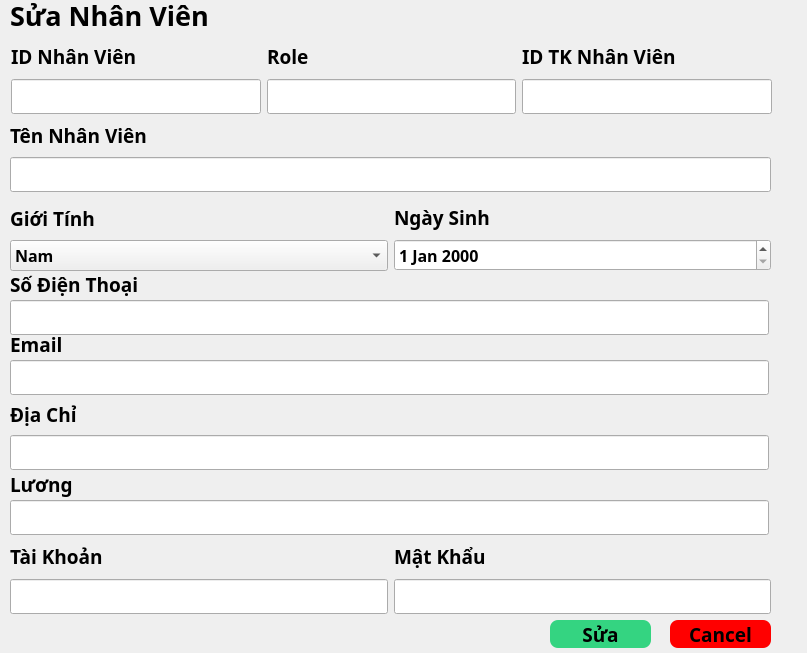
<?xml version="1.0" encoding="UTF-8"?>
<ui version="4.0">
 <class>SuaNhanVien</class>
 <widget class="QDialog" name="SuaNhanVien">
  <property name="geometry">
   <rect>
    <x>0</x>
    <y>0</y>
    <width>807</width>
    <height>653</height>
   </rect>
  </property>
  <property name="windowTitle">
   <string>Dialog</string>
  </property>
  <widget class="QLineEdit" name="txtcnEmail">
   <property name="geometry">
    <rect>
     <x>10</x>
     <y>360</y>
     <width>759</width>
     <height>35</height>
    </rect>
   </property>
   <property name="minimumSize">
    <size>
     <width>0</width>
     <height>35</height>
    </size>
   </property>
   <property name="maximumSize">
    <size>
     <width>16777215</width>
     <height>35</height>
    </size>
   </property>
  </widget>
  <widget class="QWidget" name="layoutWidget">
   <property name="geometry">
    <rect>
     <x>10</x>
     <y>540</y>
     <width>761</width>
     <height>74</height>
    </rect>
   </property>
   <layout class="QHBoxLayout" name="horizontalLayout_2">
    <item>
     <layout class="QVBoxLayout" name="verticalLayout_4">
      <item>
       <widget class="QLabel" name="label8">
        <property name="font">
         <font>
          <family>Bahnschrift</family>
          <pointsize>14</pointsize>
          <weight>75</weight>
          <bold>true</bold>
         </font>
        </property>
        <property name="text">
         <string>Tài Khoản</string>
        </property>
       </widget>
      </item>
      <item>
       <widget class="QLineEdit" name="txtcnTaiKhoan">
        <property name="minimumSize">
         <size>
          <width>0</width>
          <height>35</height>
         </size>
        </property>
        <property name="maximumSize">
         <size>
          <width>16777215</width>
          <height>35</height>
         </size>
        </property>
       </widget>
      </item>
     </layout>
    </item>
    <item>
     <layout class="QVBoxLayout" name="verticalLayout_5">
      <item>
       <widget class="QLabel" name="label9">
        <property name="font">
         <font>
          <family>Bahnschrift</family>
          <pointsize>14</pointsize>
          <weight>75</weight>
          <bold>true</bold>
         </font>
        </property>
        <property name="text">
         <string>Mật Khẩu</string>
        </property>
       </widget>
      </item>
      <item>
       <widget class="QLineEdit" name="txtcnMatKhau">
        <property name="minimumSize">
         <size>
          <width>0</width>
          <height>35</height>
         </size>
        </property>
        <property name="maximumSize">
         <size>
          <width>16777215</width>
          <height>35</height>
         </size>
        </property>
       </widget>
      </item>
     </layout>
    </item>
   </layout>
  </widget>
  <widget class="QLineEdit" name="txtcnSdt">
   <property name="geometry">
    <rect>
     <x>10</x>
     <y>300</y>
     <width>759</width>
     <height>35</height>
    </rect>
   </property>
   <property name="minimumSize">
    <size>
     <width>0</width>
     <height>35</height>
    </size>
   </property>
   <property name="maximumSize">
    <size>
     <width>16777215</width>
     <height>35</height>
    </size>
   </property>
  </widget>
  <widget class="QLabel" name="label5">
   <property name="geometry">
    <rect>
     <x>10</x>
     <y>330</y>
     <width>759</width>
     <height>28</height>
    </rect>
   </property>
   <property name="font">
    <font>
     <family>Bahnschrift</family>
     <pointsize>14</pointsize>
     <weight>75</weight>
     <bold>true</bold>
    </font>
   </property>
   <property name="text">
    <string>Email</string>
   </property>
  </widget>
  <widget class="QWidget" name="layoutWidget_2">
   <property name="geometry">
    <rect>
     <x>10</x>
     <y>120</y>
     <width>761</width>
     <height>72</height>
    </rect>
   </property>
   <layout class="QVBoxLayout" name="verticalLayout">
    <item>
     <widget class="QLabel" name="label">
      <property name="font">
       <font>
        <family>Bahnschrift</family>
        <pointsize>14</pointsize>
        <weight>75</weight>
        <bold>true</bold>
       </font>
      </property>
      <property name="text">
       <string>Tên Nhân Viên</string>
      </property>
     </widget>
    </item>
    <item>
     <widget class="QLineEdit" name="txtcnTenNv">
      <property name="enabled">
       <bool>true</bool>
      </property>
      <property name="minimumSize">
       <size>
        <width>0</width>
        <height>35</height>
       </size>
      </property>
      <property name="maximumSize">
       <size>
        <width>16777215</width>
        <height>35</height>
       </size>
      </property>
     </widget>
    </item>
   </layout>
  </widget>
  <widget class="QLineEdit" name="txtcnLuong">
   <property name="geometry">
    <rect>
     <x>10</x>
     <y>500</y>
     <width>759</width>
     <height>35</height>
    </rect>
   </property>
   <property name="minimumSize">
    <size>
     <width>0</width>
     <height>35</height>
    </size>
   </property>
   <property name="maximumSize">
    <size>
     <width>16777215</width>
     <height>35</height>
    </size>
   </property>
  </widget>
  <widget class="QLabel" name="label7">
   <property name="geometry">
    <rect>
     <x>10</x>
     <y>470</y>
     <width>759</width>
     <height>28</height>
    </rect>
   </property>
   <property name="font">
    <font>
     <family>Bahnschrift</family>
     <pointsize>14</pointsize>
     <weight>75</weight>
     <bold>true</bold>
    </font>
   </property>
   <property name="text">
    <string>Lương</string>
   </property>
  </widget>
  <widget class="QLabel" name="label3">
   <property name="geometry">
    <rect>
     <x>10</x>
     <y>270</y>
     <width>759</width>
     <height>28</height>
    </rect>
   </property>
   <property name="font">
    <font>
     <family>Bahnschrift</family>
     <pointsize>14</pointsize>
     <weight>75</weight>
     <bold>true</bold>
    </font>
   </property>
   <property name="text">
    <string>Số Điện Thoại</string>
   </property>
  </widget>
  <widget class="QLineEdit" name="txtcnDiaChi">
   <property name="geometry">
    <rect>
     <x>10</x>
     <y>435</y>
     <width>759</width>
     <height>35</height>
    </rect>
   </property>
   <property name="minimumSize">
    <size>
     <width>0</width>
     <height>35</height>
    </size>
   </property>
   <property name="maximumSize">
    <size>
     <width>16777215</width>
     <height>35</height>
    </size>
   </property>
  </widget>
  <widget class="QLabel" name="lbNametk2">
   <property name="geometry">
    <rect>
     <x>10</x>
     <y>-10</y>
     <width>231</width>
     <height>51</height>
    </rect>
   </property>
   <property name="font">
    <font>
     <family>Bahnschrift</family>
     <pointsize>20</pointsize>
     <weight>75</weight>
     <bold>true</bold>
    </font>
   </property>
   <property name="text">
    <string>Sửa Nhân Viên</string>
   </property>
  </widget>
  <widget class="QPushButton" name="btnSua">
   <property name="geometry">
    <rect>
     <x>550</x>
     <y>620</y>
     <width>101</width>
     <height>28</height>
    </rect>
   </property>
   <property name="font">
    <font>
     <family>Bahnschrift</family>
     <pointsize>14</pointsize>
     <weight>75</weight>
     <bold>true</bold>
    </font>
   </property>
   <property name="styleSheet">
    <string notr="true">QPushButton{
background-color: #34D481;
border: none;
border-radius: 8px;
font-weight:bold;

}</string>
   </property>
   <property name="text">
    <string>Sửa</string>
   </property>
  </widget>
  <widget class="QLabel" name="label6">
   <property name="geometry">
    <rect>
     <x>10</x>
     <y>400</y>
     <width>759</width>
     <height>28</height>
    </rect>
   </property>
   <property name="font">
    <font>
     <family>Bahnschrift</family>
     <pointsize>14</pointsize>
     <weight>75</weight>
     <bold>true</bold>
    </font>
   </property>
   <property name="text">
    <string>Địa Chỉ</string>
   </property>
  </widget>
  <widget class="QPushButton" name="btnCancel">
   <property name="geometry">
    <rect>
     <x>670</x>
     <y>620</y>
     <width>101</width>
     <height>28</height>
    </rect>
   </property>
   <property name="font">
    <font>
     <family>Bahnschrift</family>
     <pointsize>14</pointsize>
     <weight>75</weight>
     <bold>true</bold>
    </font>
   </property>
   <property name="styleSheet">
    <string notr="true">QPushButton{
background-color: rgb(255, 0, 0);
border: none;
border-radius: 8px;
font-weight:bold;

}</string>
   </property>
   <property name="text">
    <string>Cancel</string>
   </property>
  </widget>
  <widget class="QWidget" name="layoutWidget">
   <property name="geometry">
    <rect>
     <x>10</x>
     <y>202</y>
     <width>761</width>
     <height>69</height>
    </rect>
   </property>
   <layout class="QHBoxLayout" name="horizontalLayout">
    <item>
     <layout class="QVBoxLayout" name="verticalLayout_2">
      <property name="sizeConstraint">
       <enum>QLayout::SetDefaultConstraint</enum>
      </property>
      <item>
       <widget class="QLabel" name="label2">
        <property name="font">
         <font>
          <family>Bahnschrift</family>
          <pointsize>14</pointsize>
          <weight>75</weight>
          <bold>true</bold>
         </font>
        </property>
        <property name="text">
         <string>Giới Tính</string>
        </property>
       </widget>
      </item>
      <item>
       <widget class="QComboBox" name="boxcnGioiTinh">
        <property name="font">
         <font>
          <family>Bahnschrift</family>
          <pointsize>12</pointsize>
          <weight>75</weight>
          <bold>true</bold>
         </font>
        </property>
        <item>
         <property name="text">
          <string>Nam</string>
         </property>
        </item>
        <item>
         <property name="text">
          <string>Nữ</string>
         </property>
        </item>
        <item>
         <property name="text">
          <string>Khac</string>
         </property>
        </item>
       </widget>
      </item>
     </layout>
    </item>
    <item>
     <layout class="QVBoxLayout" name="verticalLayout_3">
      <item>
       <widget class="QLabel" name="label4">
        <property name="font">
         <font>
          <family>Bahnschrift</family>
          <pointsize>14</pointsize>
          <weight>75</weight>
          <bold>true</bold>
         </font>
        </property>
        <property name="text">
         <string>Ngày Sinh</string>
        </property>
       </widget>
      </item>
      <item>
       <widget class="QDateEdit" name="BoxcnNgaySinh">
        <property name="font">
         <font>
          <family>Bahnschrift</family>
          <pointsize>12</pointsize>
          <weight>75</weight>
          <bold>true</bold>
         </font>
        </property>
       </widget>
      </item>
     </layout>
    </item>
   </layout>
  </widget>
  <widget class="QWidget" name="layoutWidget">
   <property name="geometry">
    <rect>
     <x>11</x>
     <y>40</y>
     <width>761</width>
     <height>74</height>
    </rect>
   </property>
   <layout class="QHBoxLayout" name="horizontalLayout_3">
    <item>
     <layout class="QVBoxLayout" name="verticalLayout_6">
      <item>
       <widget class="QLabel" name="label_2">
        <property name="font">
         <font>
          <family>Bahnschrift</family>
          <pointsize>14</pointsize>
          <weight>75</weight>
          <bold>true</bold>
         </font>
        </property>
        <property name="text">
         <string>ID Nhân Viên</string>
        </property>
       </widget>
      </item>
      <item>
       <widget class="QLineEdit" name="txtIdnv">
        <property name="enabled">
         <bool>true</bool>
        </property>
        <property name="minimumSize">
         <size>
          <width>0</width>
          <height>35</height>
         </size>
        </property>
        <property name="maximumSize">
         <size>
          <width>16777215</width>
          <height>35</height>
         </size>
        </property>
       </widget>
      </item>
     </layout>
    </item>
    <item>
     <layout class="QVBoxLayout" name="verticalLayout_8">
      <item>
       <widget class="QLabel" name="label_4">
        <property name="font">
         <font>
          <family>Bahnschrift</family>
          <pointsize>14</pointsize>
          <weight>75</weight>
          <bold>true</bold>
         </font>
        </property>
        <property name="text">
         <string>Role</string>
        </property>
       </widget>
      </item>
      <item>
       <widget class="QLineEdit" name="txtrole">
        <property name="enabled">
         <bool>true</bool>
        </property>
        <property name="minimumSize">
         <size>
          <width>0</width>
          <height>35</height>
         </size>
        </property>
        <property name="maximumSize">
         <size>
          <width>16777215</width>
          <height>35</height>
         </size>
        </property>
       </widget>
      </item>
     </layout>
    </item>
    <item>
     <layout class="QVBoxLayout" name="verticalLayout_7">
      <item>
       <widget class="QLabel" name="label_3">
        <property name="font">
         <font>
          <family>Bahnschrift</family>
          <pointsize>14</pointsize>
          <weight>75</weight>
          <bold>true</bold>
         </font>
        </property>
        <property name="text">
         <string>ID TK Nhân Viên</string>
        </property>
       </widget>
      </item>
      <item>
       <widget class="QLineEdit" name="txtidtknv">
        <property name="enabled">
         <bool>true</bool>
        </property>
        <property name="minimumSize">
         <size>
          <width>0</width>
          <height>35</height>
         </size>
        </property>
        <property name="maximumSize">
         <size>
          <width>16777215</width>
          <height>35</height>
         </size>
        </property>
       </widget>
      </item>
     </layout>
    </item>
   </layout>
  </widget>
 </widget>
 <resources/>
 <connections/>
</ui>
